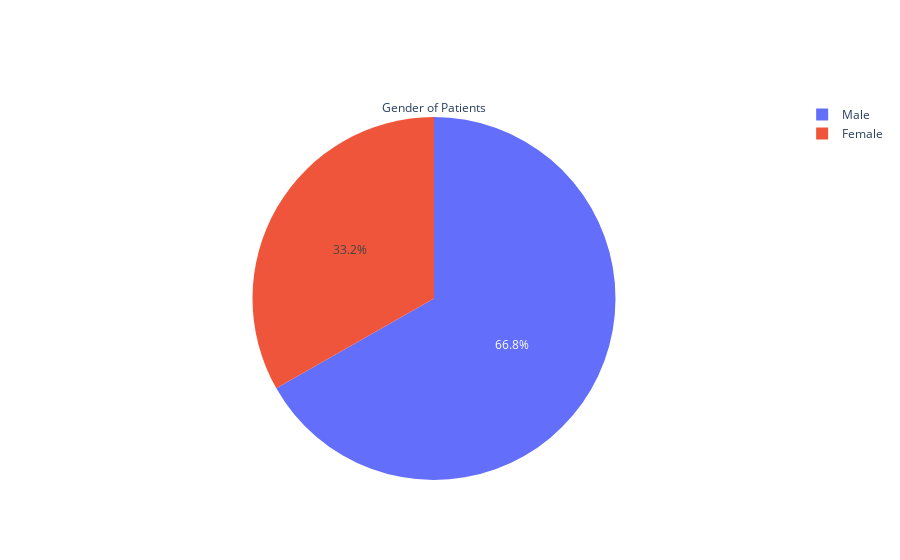

Here is the notebook cell this chart was saved with:
### Code cell
gender = list(patients.gender.value_counts(dropna=True).index)
counts = list(patients.gender.value_counts(dropna=True).values)

fig = go.Figure(data=[go.Pie(labels=gender, values=counts,title="Gender of Patients")])
fig.show()

### Figure 1 — Plotly figure (JSON) as saved in the notebook; plotly's stock layout.template omitted (floating-point values rounded to 4 significant figures)
{"data": [{"labels": ["Male", "Female"], "title": {"text": "Gender of Patients"}, "type": "pie", "values": [3547, 1766]}], "layout": {}}
